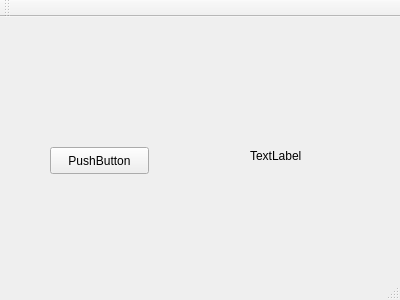
<?xml version="1.0" encoding="UTF-8"?>
<ui version="4.0">
 <class>MainWindow</class>
 <widget class="QMainWindow" name="MainWindow">
  <property name="geometry">
   <rect>
    <x>0</x>
    <y>0</y>
    <width>400</width>
    <height>300</height>
   </rect>
  </property>
  <property name="windowTitle">
   <string>MainWindow</string>
  </property>
  <widget class="QWidget" name="centralWidget">
   <widget class="QPushButton" name="pushButton">
    <property name="geometry">
     <rect>
      <x>50</x>
      <y>130</y>
      <width>99</width>
      <height>27</height>
     </rect>
    </property>
    <property name="text">
     <string>PushButton</string>
    </property>
   </widget>
   <widget class="QLabel" name="label">
    <property name="geometry">
     <rect>
      <x>250</x>
      <y>130</y>
      <width>67</width>
      <height>17</height>
     </rect>
    </property>
    <property name="text">
     <string>TextLabel</string>
    </property>
   </widget>
  </widget>
  <widget class="QMenuBar" name="menuBar">
   <property name="geometry">
    <rect>
     <x>0</x>
     <y>0</y>
     <width>400</width>
     <height>25</height>
    </rect>
   </property>
  </widget>
  <widget class="QToolBar" name="mainToolBar">
   <attribute name="toolBarArea">
    <enum>TopToolBarArea</enum>
   </attribute>
   <attribute name="toolBarBreak">
    <bool>false</bool>
   </attribute>
  </widget>
  <widget class="QStatusBar" name="statusBar"/>
 </widget>
 <layoutdefault spacing="6" margin="11"/>
 <resources/>
 <connections/>
</ui>
